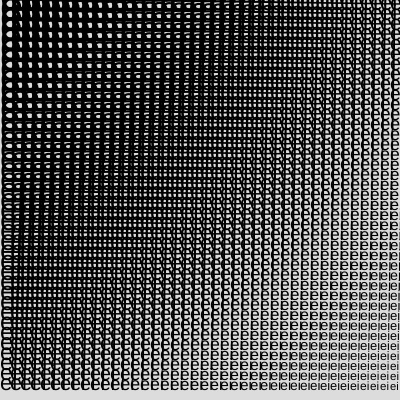
Frame 1 (no input)
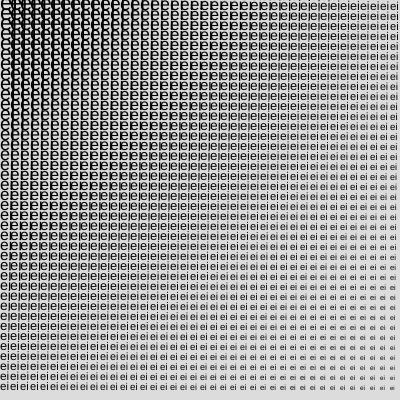
Frame 60 (no input)
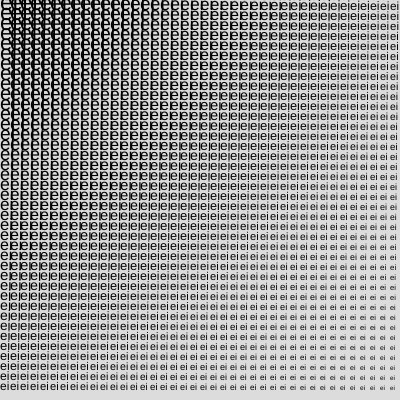
Frame 120 (the mouse pressed at the canvas centre since frame 60)

The p5.js sketch that drew these frames (run headless with seeded random() and noise() and a simulated clock; from frame 60 on, the mouse is pressed at the canvas centre):

// p5.js sketch
// ── sketch.js
let rows = 40;
let cols = 40;
let grid = [];

function setup() {
  createCanvas(400, 400);

  for (let i = 0; i < rows; i++) {
    grid[i] = [];
    for (let j = 0; j < cols; j++) {
      let x = j * 10
      let y = i * 10
      grid[i][j] = new PointObject(x, y);
    }
  }
}

function draw() {
  background(220);

  // Anzeigen jedes Punkt-Objekts
  for (let i = 0; i < rows; i++) {
    for (let j = 0; j < cols; j++) {
      grid[i][j].display();
    }
  }
}

class PointObject {
  constructor(x, y) {
    this.x = x
    this.y = y;
  }

  display() {

    fill(0); // Farbe des Punkts (schwarz)
    noStroke(); // Keine Umrandung

    let noiselevel1 = 8
    let noiselevel2 = 4

    let p = (map(this.x, 0, 400, noiselevel1, noiselevel2));
    let q = (map(this.y, 0, 400, noiselevel1, noiselevel2));

    // let s = (noise(frameCount * 0.01)) * q;
    // textSize(s);
    // text("ei", this.x, this.y); // Punkt zeichnen


    let s = (noise(frameCount * 0.01) * p * q);
    textSize(s);
    text("ei", this.x, this.y); // Punkt zeichnen







  }
}
